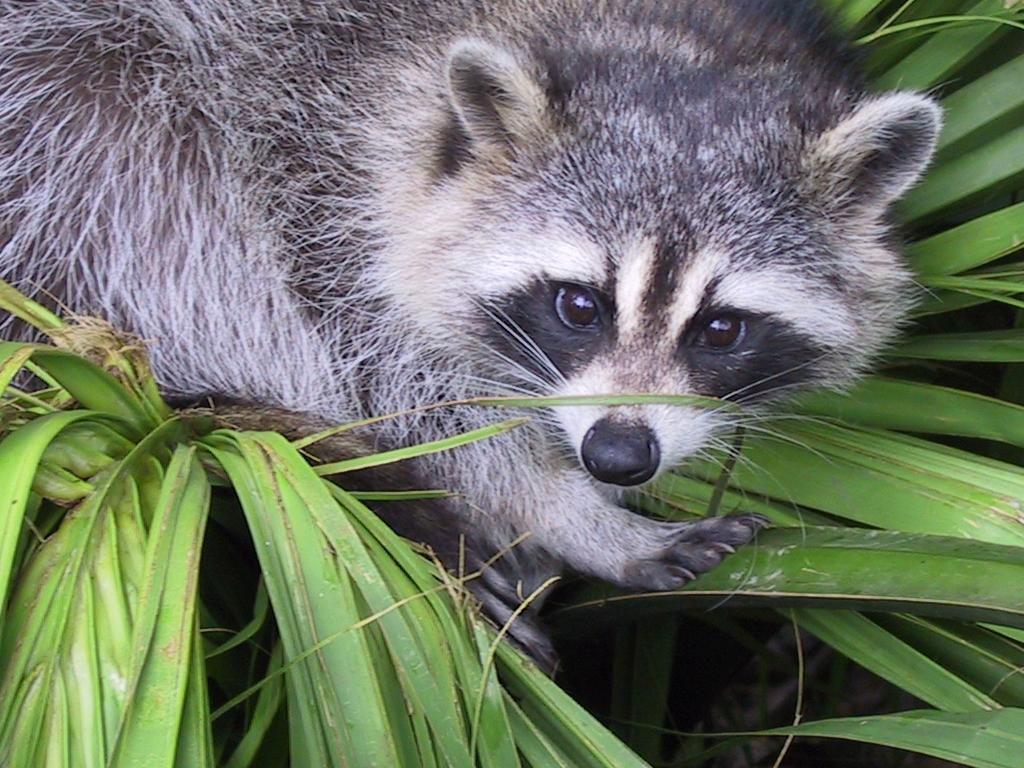
#> input picture D01/ex03/animal.jpeg, 1024 x 768 px
$ python zoom.py
#> lines starting #> are read from the running program, lines starting #| are printed output that depends on the picture
### D01/ex03/load_image.py
import PIL as PIL
from PIL import Image
import numpy as np


def ft_load(path: str) -> np.array:
    """
        Loads an image, prints its format and its pixel content in RGB format
    """
#> called with path = 'animal.jpeg'
    # convert the PIL.Image.Image object into an 8-bit (dtype=uint8) numpy
    # array.
    try:
        img = np.asarray(Image.open(path))
#> img is the input picture: shape (768, 1024, 3); mean R, G, B 110.7, 117.7, 102.1
        print("The shape of the image is " + str(np.shape(img)))
#| The shape of the image is (768, 1024, 3)
#> (printed output is left out)
#| Y = 768
#| X = 1024
#| Number of channels = 3
        return img
    except FileNotFoundError as fnfe:
        print(f"FileNotFoundError: {fnfe}")
    except AttributeError as ae:
        print(f"AttributeError: {ae}")
    except PermissionError as pe:
        print(f"PermissionError: {pe}")
    except PIL.UnidentifiedImageError as ui:
        print(f"Unvalid file format: {ui}")
    return []

### D01/ex03/zoom.py
from load_image import ft_load

import matplotlib.pyplot as plt
import numpy as np


def rbg_to_gray(img):
    """
        One way of changing all 3 channels to a combination of greyscale
    """
    grayImage = np.zeros(img.shape)
    R = np.array(img[:, :, 0])
    G = np.array(img[:, :, 1])
    B = np.array(img[:, :, 2])

    R = R * 0.299
    G = G * 0.587
    B = B * 0.114

    Avg = R + G + B
    grayImage = img.copy()

    for i in range(3):
        grayImage[:, :, i] = Avg

    return grayImage


def rbg_to_gray2(img):
    """
        Dot product on 3 channels to produce gray scale
        -> requires 'cmap=grey' in plot function
    """
    grayImage = np.dot(img[..., :3], [0.299, 0.587, 0.114])
    return grayImage


def cut_grey_image(
    img: np.array, startY: int, startX: int, squareSize: int
) -> np.array:
    """
        Cuts image from start x and y with given squareSize
    """
#> called with startY = 50, startX = 400, squareSize = 400
    zoomedImg = img[
        startY: startY + squareSize,
        startX: startX + squareSize,
    ]
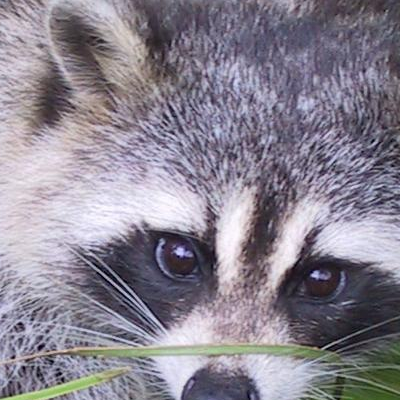
#> zoomedImg: shape (400, 400, 3); mean R, G, B 137.8, 132.1, 144.8
    grayImage = rbg_to_gray2(zoomedImg)
#> in rbg_to_gray2, `grayImage = np.dot(img[..., :3], [0.299, 0.587, 0.114])`:
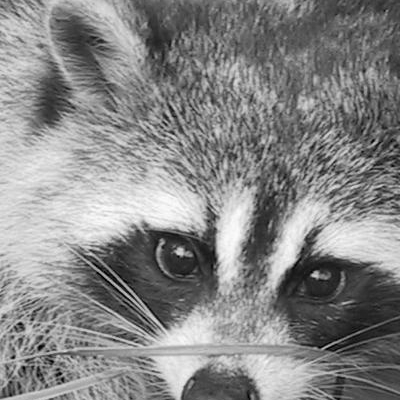
#> grayImage: shape (400, 400) float64; min 0.228, max 253.2, mean 135.2
    return grayImage


def main():
    img = ft_load("animal.jpeg")
    if len(img) == 0:
        print("Ft_load failed")
        return
    print(img)
    print(f"Y = {np.shape(img)[0]}")
    print(f"X = {np.shape(img)[1]}")
    print(f"Number of channels = {np.shape(img)[2]}")
    finalImage = cut_grey_image(img, 50, 400, 400)
    print(f"New shape after slicing= {np.shape(finalImage)}")
#| New shape after slicing= (400, 400)
    plt.imshow(finalImage, cmap='gray', vmin=0, vmax=255)
    print(finalImage)
#> (printed output is left out)
    plt.show()


if __name__ == "__main__":
    main()
